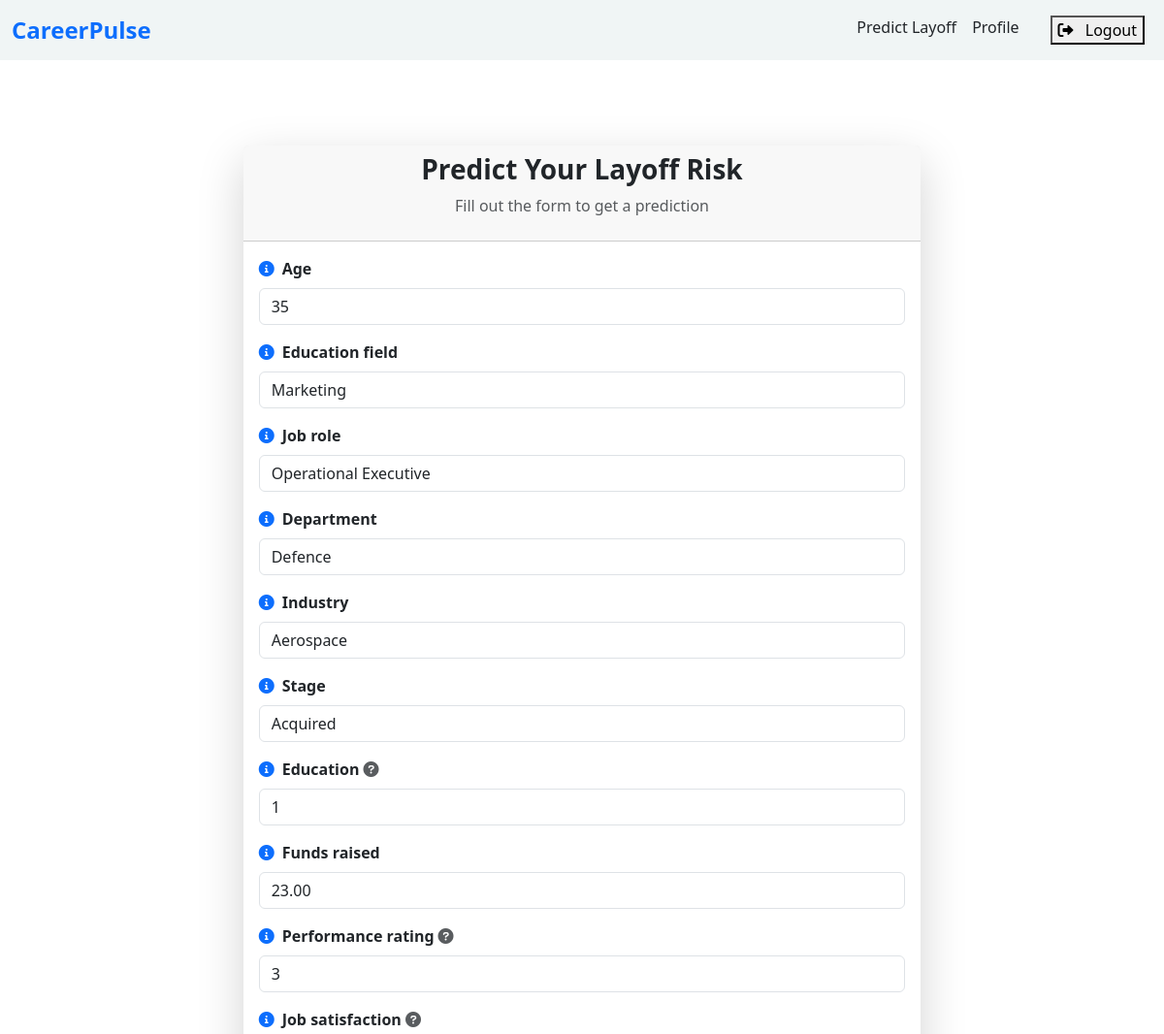
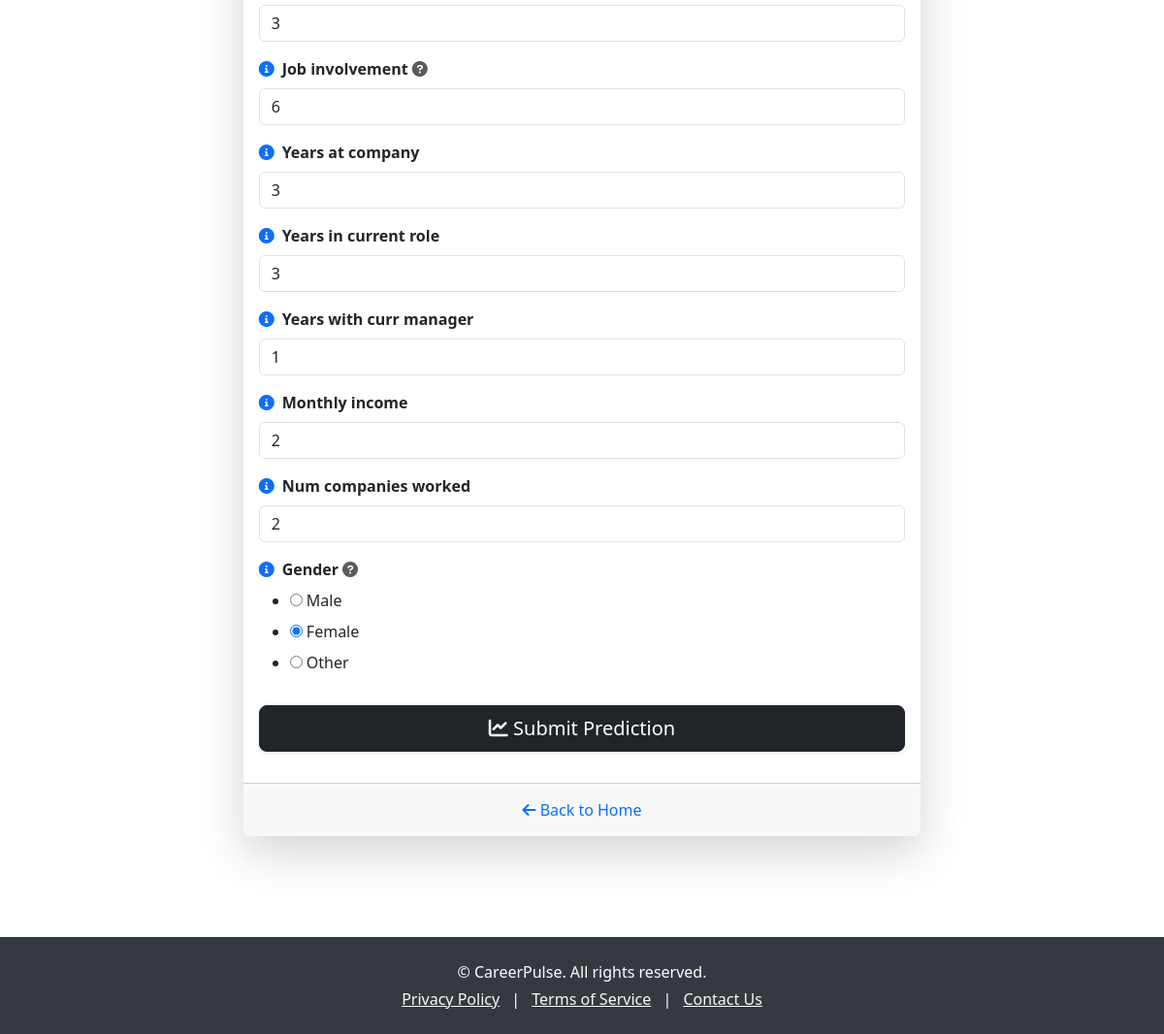
Page /form/ (signed in) on the committed database (2 pictures, top to bottom).
### users/models.py (models this page shows, shortened)
class LayoffPrediction(models.Model):
    user = models.OneToOneField(User, on_delete=models.CASCADE)
    age = models.IntegerField()
    education_field = models.IntegerField(choices=[
        (0, "Human Resources"),
        (1, "Life Sciences"),
        (2, "Marketing"),
        (3, "Medical"),
        (4, "Other"),
        (5, "Technical Degree")
    ], default=0)
    job_role = models.IntegerField(choices=[
        (0, "Healthcare Representative"),
        (1, "Human Resources"),
        (2, "Laboratory Technician"),
        (3, "Network Engineer"),
        (4, "Operational Executive"),
        (5, "Project Manager"),
        (6, "Research Director"),
        (7, "Research Scientist"),
        (8, "Sales Executive"),
        (9, "Sales Representative"),
        (10, "Software Developer"),
        (11, "Team Lead")
    ], default=0)
    department = models.IntegerField(choices=[
        (0, "Defence"),
        (1, "Human Resources"),
        (2, "IT department"),
        (3, "Research & Development"),
        (4, "Sales"),
        (5, "Tech Development")
    ], default=0)
    industry = models.IntegerField(choices=[
        (0, "Aerospace"),
        (1, "Education"),
        (2, "Finance"),
        (3, "Fitness"),
        (4, "Food"),
        (5, "Healthcare"),
        (6, "Logistics"),
        (7, "Real Estate"),
        (8, "Retail"),
        (9, "Sales"),
        (10, "Transportation"),
        (11, "Travel")
    ], default=0)
    stage = models.IntegerField(choices=[
        (0, "Acquired"),
        (1, "Post-IPO"),
        (2, "Private Equity"),
        (3, "Seed"),
        (4, "Series A"),
        (5, "Series B"),
        (6, "Series C"),
        (7, "Series D"),
        (8, "Series E"),
        (9, "Series F"),
        (10, "Series G"),
        (11, "Series H"),
        (12, "Series I"),
        (13, "Series J"),
        (14, "Subsidiary"),
        (15, "Unknown")
    ], default=0)
    education = models.IntegerField()
    funds_raised = models.DecimalField(max_digits=10, decimal_places=2)
    performance_rating = models.IntegerField()
    job_satisfaction = models.IntegerField()
    job_involvement = models.IntegerField()
    years_at_company = models.IntegerField()
    years_in_current_role = models.IntegerField()
    years_with_curr_manager = models.IntegerField()
    monthly_income = models.IntegerField()
    num_companies_worked = models.IntegerField()
    prediction_percentage = models.FloatField()
    gender = models.IntegerField(choices=[
        (0, "Male"),
        (1, "Female"),
        (2, "Other")
    ], default=0)

### users/views.py (the view)
# urls.py: path('form/', layoff_prediction_form, name='layoff_prediction_form'),
@login_required
def layoff_prediction_form(request):
    prediction_instance = None
    try:
        prediction_instance = LayoffPrediction.objects.get(user=request.user)
    except LayoffPrediction.DoesNotExist:
        pass
    if request.method == 'POST':
        form = LayoffPredictionForm(request.POST, instance=prediction_instance)
        if form.is_valid():
            data = form.cleaned_data
            formatted_data = {
                'Age': int(data.get('age')),
                'EducationField': int(data.get('education_field')),
                'JobRole': int(data.get('job_role')),
                'Department': int(data.get('department')),
                'Industry': int(data.get('industry')),
                'Stage': int(data.get('stage')),
                'Education': int(data.get('education')),
                'Funds_Raised(m)': float(data.get('funds_raised')),
                'PerformanceRating': int(data.get('performance_rating')),
                'JobSatisfaction': int(data.get('job_satisfaction')),
                'JobInvolvement': int(data.get('job_involvement')),
                'YearsAtCompany': int(data.get('years_at_company')),
                'YearsInCurrentRole': int(data.get('years_in_current_role')),
                'YearsWithCurrManager': int(data.get('years_with_curr_manager')),
                'MonthlyIncome': int(data.get('monthly_income')),
                'NumCompaniesWorked': int(data.get('num_companies_worked')),
                'Gender': int(data.get('gender')),
            }
            try:
                prediction, feature_importance, recommendations = predict(formatted_data)
            except Exception as e:
                return JsonResponse({'error': str(e)}, status=500)
            formdata = form.save(commit=False)
            formdata.user = request.user
            formdata.prediction_percentage = prediction
            formdata.save()
            return JsonResponse({
                'prediction': f"{prediction:.2f}",
                'feature_importance': feature_importance,
                'recommendations': recommendations
            })
        return JsonResponse({'error': 'Form is invalid. Please check your input.'}, status=400)
    else:
        form = LayoffPredictionForm(instance=prediction_instance)
    return render(request, 'users/layoff_prediction_form.html', {'form': form})

### users/templates/users/layoff_prediction_form.html (shortened to what this page needs)
{% extends "users/base.html" %}
{% block content %}
<div class="form-content my-3 p-3">
    <div class="container">
        <div class="row justify-content-center">
            <div class="col-lg-8">
                <div class="card shadow-lg border-0 rounded-lg mt-3 mb-5">
                    <div class="card-header text-center">
                        <h3 class="font-weight-bold">Predict Your Layoff Risk</h3>
                        <p class="text-muted">Fill out the form to get a prediction</p>
                    </div>
                    <div class="card-body">
                        <form id="layoff-form" method="POST">
                            {% for field in form %}
                                <div class="form-group position-relative mb-3">
                                    <label class="form-label font-weight-bold d-flex align-items-center">
                                        <i class="fas fa-info-circle me-2 text-primary"></i>
                                        {{ field.label }}
                                        {% if field.help_text %}
                                            <span
                                                class="ms-1 text-muted"
                                                data-bs-toggle="tooltip"
                                                title="{{ field.help_text }}">
                                                <i class="fas fa-question-circle"></i>
                                            </span>
                                        {% endif %}
                                    </label>
                                    {{ field }}
                                </div>
                            {% endfor %}
                            <div class="form-group mt-4">
                                <button type="submit" class="btn btn-dark btn-lg w-100 shadow-sm">
                                    <i class="fas fa-chart-line"></i> Submit Prediction
                                </button>
                            </div>
                        </form>
                    </div>
                    <div class="card-footer text-center">
                        <a href="{% url 'users-home' %}" class="btn btn-link text-decoration-none">
                            <i class="fas fa-arrow-left"></i> Back to Home
                        </a>
                    </div>
                </div>
            </div>
        </div>
    </div>
</div>
{% endblock content %}

### users/templates/users/base.html (style rules this page uses)
body { display: flex; flex-direction: column; min-height: 100vh; }

### rows in the picture
LayoffPrediction: form "35" "Marketing" "Operational Executive" "Defence" "Aerospace" "Acquired" "1" "23.00" "3" "3" "6" "3" "3" "1" "2" "2" "☐ Male ☑ Female ☐ Other"

### other values in the picture
{{ field.label }} "Age" "Education field" "Job role" "Department" "Industry" "Stage" "Education" "Funds raised" "Performance rating" "Job satisfaction" "Job involvement" "Years at company" "Years in current role" "Years with curr manager" "Monthly income" "Num companies worked" "Gender"
